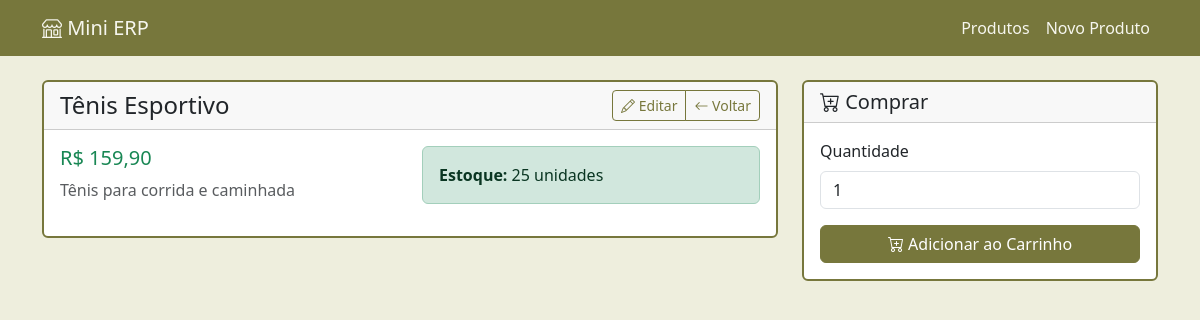
The app's page /produto/show?id=3 with its own data.
### tables this page shows
CREATE TABLE produtos (
    id INT AUTO_INCREMENT PRIMARY KEY,
    nome VARCHAR(255) NOT NULL,
    preco DECIMAL(10,2) NOT NULL,
    descricao TEXT,
    ativo BOOLEAN DEFAULT TRUE,
    created_at TIMESTAMP DEFAULT CURRENT_TIMESTAMP,
    updated_at TIMESTAMP DEFAULT CURRENT_TIMESTAMP ON UPDATE CURRENT_TIMESTAMP
);

### app/controllers/ProdutoController.php (called while the page is built, shortened)
<?php
class ProdutoController extends Controller
{
    public function show(): void
    {
        $id = (int)($_GET['id'] ?? 0);
        $produto = Produto::find($id);
        $variacoes = Produto::getVariacoes($id);
        $estoque = Produto::getEstoque($id);
        $this->view('produtos/show', [
            'produto' => $produto,
            'variacoes' => $variacoes,
            'estoque' => $estoque
        ]);
    }
}

### config/database.php (called while the page is built)
<?php
return [
    'host'   => 'localhost',
    'dbname' => 'mini_erp',
    'user'   => 'root',
    'pass'   => 'Pink2025*',
];

### app/core/Model.php (called while the page is built, shortened)
<?php
abstract class Model
{
    private static ?PDO $db = null;
    protected static function db(): PDO
    {
        if (self::$db === null) {
            $config = require BASE_PATH . '/config/database.php';
            $dsn = "mysql:host={$config['host']};dbname={$config['dbname']};charset=utf8mb4";
            try {
                self::$db = new PDO($dsn, $config['user'], $config['pass'], [
                    PDO::ATTR_ERRMODE => PDO::ERRMODE_EXCEPTION,
                    PDO::ATTR_DEFAULT_FETCH_MODE => PDO::FETCH_ASSOC,
                ]);
            } catch (PDOException $e) {
                die('Falha na conexão: ' . $e->getMessage());
            }
        }
        return self::$db;
    }
}

### app/models/Produto.php (called while the page is built, shortened)
<?php
class Produto extends Model
{
    public static function find(int $id): ?array
    {
        $stmt = self::db()->prepare("SELECT * FROM produtos WHERE id = ? AND ativo = 1");
        $stmt->execute([$id]);
        $produto = $stmt->fetch();
        return $produto ?: null;
    }
    public static function getEstoque(int $produtoId, ?int $variacaoId = null): int
    {
        if ($variacaoId) {
            $stmt = self::db()->prepare("
                SELECT quantidade FROM estoque
                WHERE produto_id = ? AND variacao_id = ?
            ");
            $stmt->execute([$produtoId, $variacaoId]);
        } else {
            $stmt = self::db()->prepare("
                SELECT quantidade FROM estoque
                WHERE produto_id = ? AND variacao_id IS NULL
            ");
            $stmt->execute([$produtoId]);
        }
        $result = $stmt->fetch();
        return $result ? (int)$result['quantidade'] : 0;
    }
}

### app/views/produtos/show.php (the view, shortened to what this page needs)
<div class="row">
    <div class="col-md-8">
        <div class="card">
            <div class="card-header d-flex justify-content-between align-items-center">
                <h4 class="mb-0"><?= htmlspecialchars($produto['nome']) ?></h4>
                <div class="btn-group">
                    <a href="/produto/edit?id=<?= $produto['id'] ?>" class="btn btn-outline-primary btn-sm">
                        <i class="bi bi-pencil"></i> Editar
                    </a>
                    <a href="/" class="btn btn-outline-secondary btn-sm">
                        <i class="bi bi-arrow-left"></i> Voltar
                    </a>
                </div>
            </div>
            <div class="card-body">
                <div class="row">
                    <div class="col-md-6">
                        <h5 class="text-success">R$ <?= number_format($produto['preco'], 2, ',', '.') ?></h5>
                        <?php if (!empty($produto['descricao'])): ?>
                            <p class="text-muted"><?= nl2br(htmlspecialchars($produto['descricao'])) ?></p>
                        <?php endif; ?>
                    </div>
                    <div class="col-md-6">
                        <div class="alert <?= $estoque > 0 ? 'alert-success' : 'alert-warning' ?>">
                            <strong>Estoque:</strong> <?= $estoque ?> unidades
                        </div>
                    </div>
                </div>
            </div>
        </div>
    </div>
    <div class="col-md-4">
        <div class="card">
            <div class="card-header">
                <h5 class="mb-0"><i class="bi bi-cart-plus"></i> Comprar</h5>
            </div>
            <div class="card-body">
                <?php if ($estoque > 0 || !empty($variacoes)): ?>
                    <form action="/produto/add-to-cart" method="POST">
                        <div class="mb-3">
                            <label for="quantidade" class="form-label">Quantidade</label>
                            <input type="number" class="form-control" name="quantidade" id="quantidade"
                                   value="1" min="1" max="<?= $estoque ?>" required>
                        </div>
                        <button type="submit" class="btn btn-success w-100">
                            <i class="bi bi-cart-plus"></i> Adicionar ao Carrinho
                        </button>
                    </form>
                <?php endif; ?>
            </div>
        </div>
    </div>
</div>
<?php
require BASE_PATH . '/app/views/layout.php';
?>

### app/views/layout.php (style rules this page uses)
.btn-success { background-color: #77773c; border-color: #77773c; }
.card { border: 2px solid #77773c; }
.btn-outline-primary { color: #77773c; border-color: #77773c; }
.btn-outline-secondary { color: #77773c; border-color: #77773c; }

### records on screen
produtos: nome "Tênis Esportivo", preco "159,90", descricao "Tênis para corrida e caminhada"

### other values on screen
$estoque "25"
